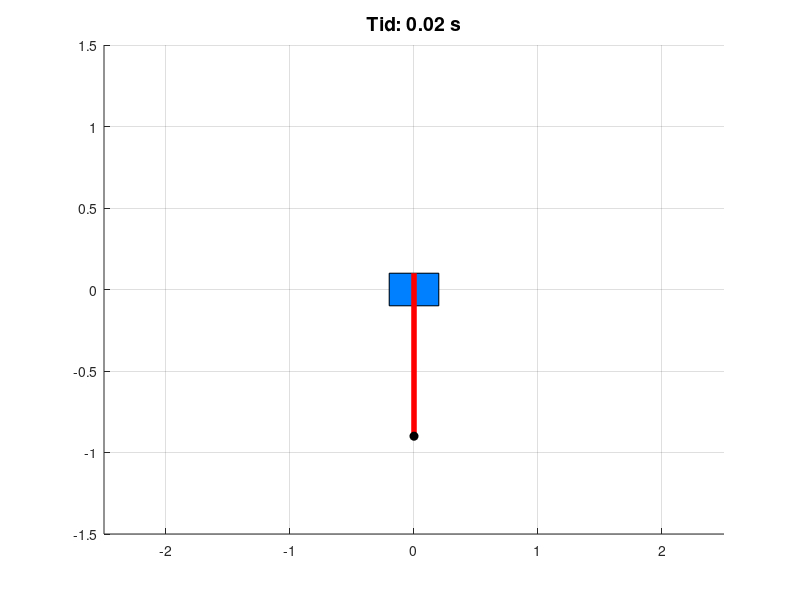

Write MATLAB code to recreate this figure. (Note: this script raises an error after producing the figure.)
clear; clc;

% Ladda tränad Q-tabell
load('Q_table.mat');

n_bins = size(Q, 1);
x_bounds = [-2.4, 2.4];
x_dot_bounds = [-5, 5];
theta_bounds = [-12*pi/180, 12*pi/180];
theta_dot_bounds = [-5, 5];
bounds = [x_bounds; x_dot_bounds; theta_bounds; theta_dot_bounds];

max_steps = 3000;  % för animation räcker kortare sekvens

% Initiera tillstånd
state = [0, 0, 0, 0];

% Pendelparametrar
cart_width = 0.4;
cart_height = 0.2;
pole_length = 1.0; % för visualisering
step_time = 0.02;
max_time = max_steps * step_time;

figure;
axis([-3 3 -1.5 1.5]);
grid on;
hold on;

for t = 1:max_steps
    clf;
    hold on;
    axis([-2.5 2.5 -1.5 1.5]);
    grid on;

    % Plotta vagnen
    cart_x = state(1);
    rectangle('Position', [cart_x - cart_width/2, -cart_height/2, cart_width, cart_height], ...
              'FaceColor', [0 0.5 1]);

    % Plotta pendeln
    theta = state(3);
    pole_x = cart_x + pole_length * sin(theta);
    pole_y = cart_height/2 - pole_length * cos(theta);

    line([cart_x, pole_x], [cart_height/2, pole_y], 'LineWidth', 4, 'Color', 'r');
    plot(pole_x, pole_y, 'ko', 'MarkerFaceColor', 'k');

    elapsed_time = t * step_time;
    title(sprintf('Tid: %.2f s', elapsed_time), 'FontSize', 14);

    drawnow;

    % Diskretisera
    s_idx = discretize_state(state, n_bins, bounds);

    % Välj handling
    [~, action] = max(Q(s_idx(1), s_idx(2), s_idx(3), s_idx(4), :));
    force = -10 * (action == 1) + 10 * (action == 2);

    % Simulera nästa tillstånd
    next_state = simulate(force, state(1), state(2), state(3), state(4));

    % Avsluta om pendeln faller
    if abs(next_state(1)) > 2.4 || abs(next_state(3)) > (12 * pi / 180)
        title(sprintf('Pendeln föll vid %.2f sek', t * step_time));
        break;
    end

    state = next_state;

    if elapsed_time >= 60
        title('✅ Pendeln klarade 1 minut!', 'FontSize', 14);
        break;
    end

    pause(step_time);  % Synka med verklig tid
end
